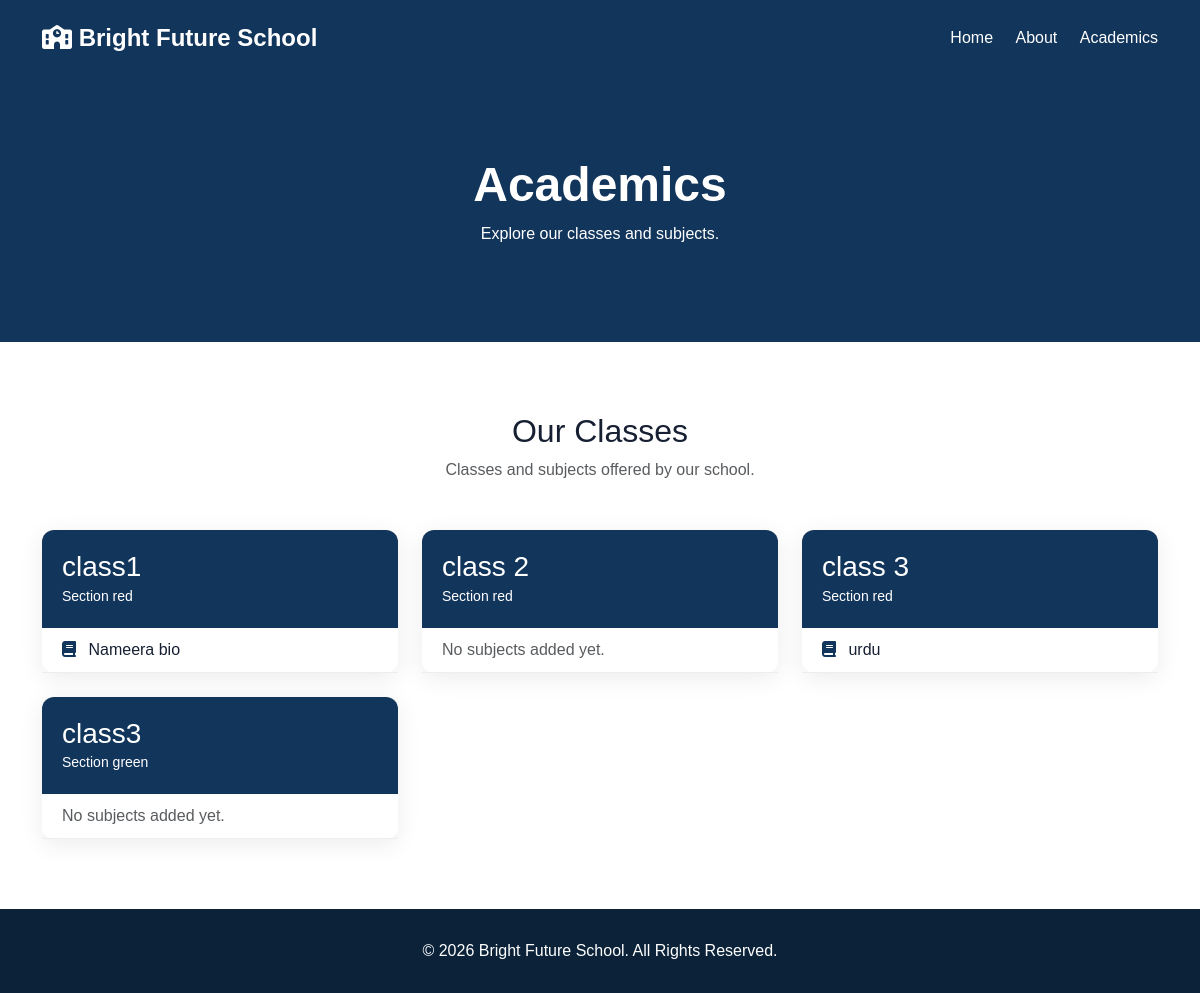
Screenshot of /academics/ with the database file from the repository.
### schoolapp/models.py (models this page shows, shortened)
class SchoolClass(models.Model):
    name = models.CharField(max_length=20)
    section = models.CharField(max_length=20)

class Subject(models.Model):
    name = models.CharField(max_length=20)
    school_class = models.ForeignKey(
        SchoolClass,
        on_delete=models.CASCADE,
        related_name='subjects'
    )

### schoolapp/views.py (the view)
# urls.py: path('academics/', views.academics, name='academics'),
def academics(request):
    classes = SchoolClass.objects.prefetch_related('subjects')
    return render(
        request,
        'schoolapp/academics.html',
        {
            'classes': classes
        }
    )

### templates/schoolapp/academics.html (shortened to what this page needs)
<!DOCTYPE html>
<html lang="en">
<head>
    <link
        href="https://cdn.jsdelivr.net/npm/bootstrap@5.3.3/dist/css/bootstrap.min.css"
        rel="stylesheet"
    >
    <link
        rel="stylesheet"
        href="https://cdnjs.cloudflare.com/ajax/libs/font-awesome/6.5.2/css/all.min.css"
    >
</head>
<body>
<nav class="navbar navbar-expand-lg">
    <div class="container">
        <a class="navbar-brand" href="/">
            <i class="fa-solid fa-school"></i>
            Bright Future School
        </a>
        <div>
            <a class="nav-link d-inline-block" href="/">
                Home
            </a>
            <a class="nav-link d-inline-block" href="/about/">
                About
            </a>
            <a class="nav-link d-inline-block" href="/academics/">
                Academics
            </a>
        </div>
    </div>
</nav>
<section class="hero">
    <div class="container">
        <h1>Academics</h1>
        <p>
            Explore our classes and subjects.
        </p>
    </div>
</section>
<section class="section">
    <div class="container">
        <div class="text-center mb-5">
            <h2>Our Classes</h2>
            <p class="text-muted">
                Classes and subjects offered by our school.
            </p>
        </div>
        <div class="row g-4">
            {% for school_class in classes %}
                <div class="col-md-6 col-lg-4">
                    <div class="class-card">
                        <div class="class-header">
                            <h3>
                                {{ school_class.name }}
                            </h3>
                            <small>
                                Section {{ school_class.section }}
                            </small>
                        </div>
                        {% for subject in school_class.subjects.all %}
                            <div class="subject">
                                <i class="fa-solid fa-book"></i>
                                {{ subject.name }}
                            </div>
                        {% empty %}
                            <div class="subject text-muted">
                                No subjects added yet.
                            </div>
                        {% endfor %}
                    </div>
                </div>
            {% empty %}
                <div class="col-12 text-center">
                    <div class="alert alert-info">
                        No classes have been added yet.
                    </div>
                </div>
            {% endfor %}
        </div>
    </div>
</section>
<footer>
    © 2026 Bright Future School.
    All Rights Reserved.
</footer>
</body>
</html>

### templates/schoolapp/academics.html (style rules this page uses)
body { font-family: Arial, sans-serif; color: #172033; }
.navbar { background: #12355b; padding: 15px 0; }
.navbar-brand, .nav-link { color: white !important; }
.navbar-brand { font-size: 24px; font-weight: bold; }
.nav-link { margin-left: 18px; }
.hero { background: #12355b; color: white; text-align: center; padding: 80px 0; }
.hero h1 { font-size: 48px; font-weight: 700; }
.section { padding: 70px 0; }
.class-card { border: none; border-radius: 12px; box-shadow: 0 5px 25px rgba(0,0,0,0.08); height: 100%; }
.class-header { background: #12355b; color: white; padding: 20px; border-radius: 12px 12px 0 0; }
.class-header h3 { margin: 0; }
.subject { padding: 10px 20px; border-bottom: 1px solid #eee; }
.subject i { color: #12355b; margin-right: 8px; }
footer { background: #0b2239; color: white; padding: 30px; text-align: center; }

### rows the page displays
SchoolClass: name "class1", section "red"
Subject: name "Nameera bio"
SchoolClass: name "class 2", section "red"
SchoolClass: name "class 3", section "red"
Subject: name "urdu"
SchoolClass: name "class3", section "green"
